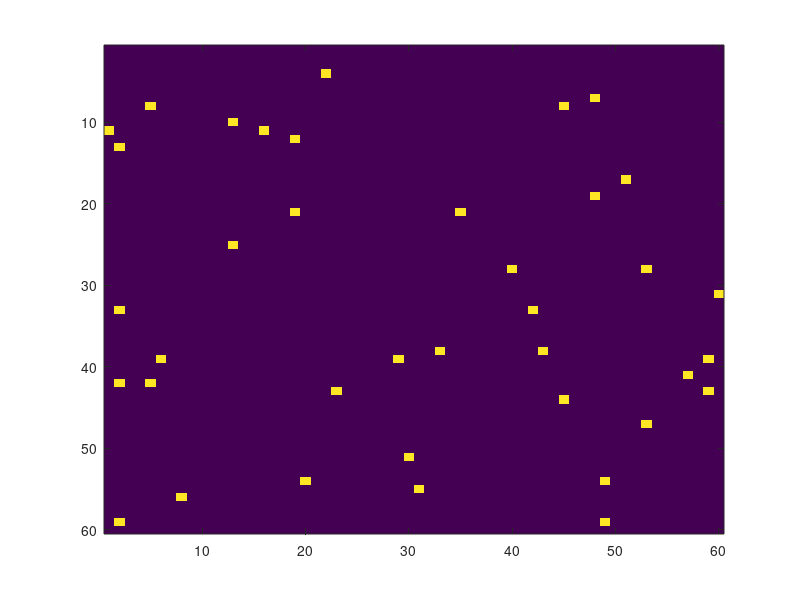

Recreate this plot in MATLAB. (Note: this script raises an error after producing the figure.)
clear all;
%input grid number
n = 60;

I = zeros(n); %create grid

imagesc(I);


%generate initial state
for i = 1:n
    for j = 1:n
        initial_state = rand;
        if initial_state < 0.01
            I(i,j) = 1;
        end
    end
end

imagesc(I); %plot
waitforbuttonpress;
%for tentime = 1:10
for t = 1:5000
    
    I = transit2(n,I);
    %waitforbuttonpress;
    imagesc(I)
    pause(0.2)
    %firecell(tentime, t) = 0;
    %for i = 1:n
      %  for j = 1:n
      %      if I(i,j) == 1
       %         firecell(tentime,t) = firecell(tentime,t) + 1;
       %     end
       % end
    end
    
    
%%end

%now do transit 





           



